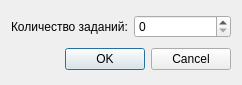
<?xml version="1.0" encoding="UTF-8"?>
<ui version="4.0">
 <class>DialogSet</class>
 <widget class="QDialog" name="DialogSet">
  <property name="geometry">
   <rect>
    <x>0</x>
    <y>0</y>
    <width>242</width>
    <height>85</height>
   </rect>
  </property>
  <property name="windowTitle">
   <string>Dialog</string>
  </property>
  <layout class="QGridLayout" name="gridLayout_2">
   <item row="0" column="0">
    <layout class="QGridLayout" name="gridLayout">
     <item row="0" column="0">
      <widget class="QLabel" name="label">
       <property name="text">
        <string>Количество заданий:</string>
       </property>
      </widget>
     </item>
     <item row="0" column="1">
      <widget class="QSpinBox" name="spinBox"/>
     </item>
    </layout>
   </item>
   <item row="1" column="0">
    <widget class="QDialogButtonBox" name="buttonBox">
     <property name="orientation">
      <enum>Qt::Horizontal</enum>
     </property>
     <property name="standardButtons">
      <set>QDialogButtonBox::Cancel|QDialogButtonBox::Ok</set>
     </property>
    </widget>
   </item>
  </layout>
 </widget>
 <resources/>
 <connections>
  <connection>
   <sender>buttonBox</sender>
   <signal>accepted()</signal>
   <receiver>DialogSet</receiver>
   <slot>accept()</slot>
   <hints>
    <hint type="sourcelabel">
     <x>248</x>
     <y>254</y>
    </hint>
    <hint type="destinationlabel">
     <x>157</x>
     <y>274</y>
    </hint>
   </hints>
  </connection>
  <connection>
   <sender>buttonBox</sender>
   <signal>rejected()</signal>
   <receiver>DialogSet</receiver>
   <slot>reject()</slot>
   <hints>
    <hint type="sourcelabel">
     <x>316</x>
     <y>260</y>
    </hint>
    <hint type="destinationlabel">
     <x>286</x>
     <y>274</y>
    </hint>
   </hints>
  </connection>
 </connections>
</ui>
